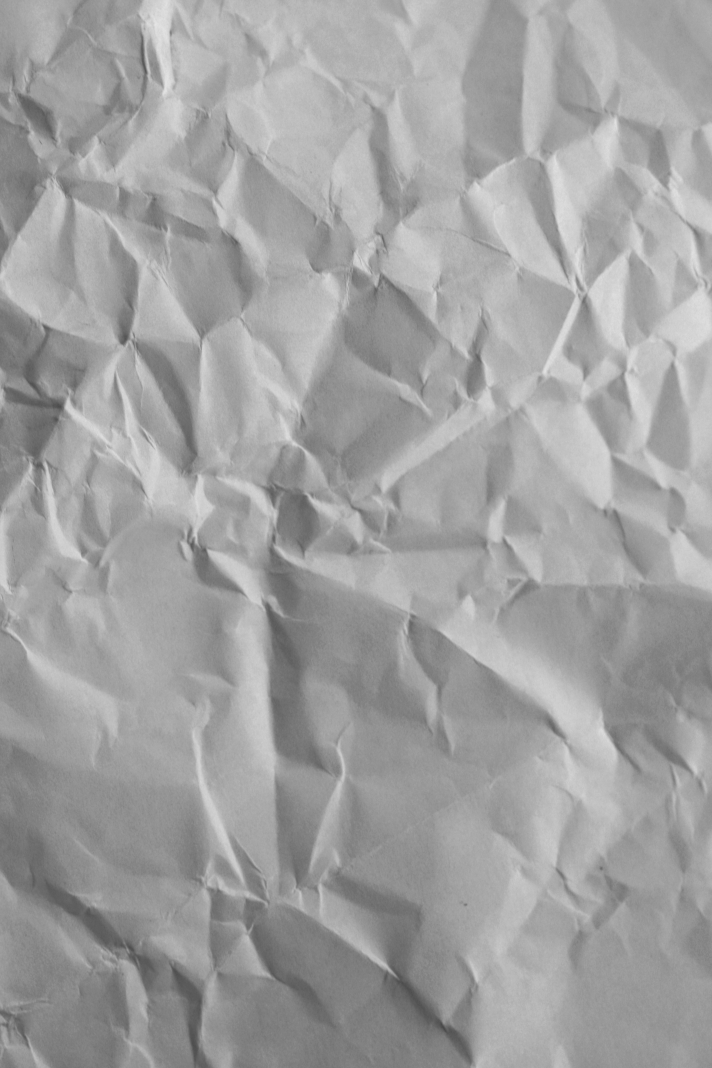
#> input picture resources/Free_crumpled_paper_texture_for_layers_(2978651767).jpg, 2848 x 4272 px, found by its file name (shown at 1/4 size)
$ python cut_paper.py
#> lines starting #> are read from the running program, lines starting #| are printed output that depends on the picture
# Cut the agency's crumpled-paper scan into three tiles, one per use.
#
# Three separate crops, from three non-overlapping regions of the sheet, at the
# agency's request: the same paper appearing in the hero, in the headlines and
# behind the whole page would read as one repeated stamp rather than as a
# material. Different creases each time.
#
# Two things are done to every crop:
#
# 1. MADE TILEABLE. The scan is a photograph of one sheet and its edges do not
#    meet. Anywhere the texture repeats — the page layer especially — a raw
#    crop shows a hard grid. Fixed by overlap-blending: take a crop slightly
#    larger than the tile and cross-fade the surplus band back over the
#    opposite edge, so left continues into right and top into bottom.
#
# 2. LIFTED TOWARD WHITE. These are multiply overlays. The scan averages 63%
#    grey, which multiplied over the whole page would drop it two stops — the
#    creases are what should show, not the paper's own tone. Pulling the mean
#    up to ~80% keeps the flats nearly untouched and lets the folds do the
#    work.

import os
import numpy as np
from PIL import Image

SRC = (r"D:\Personal\Projects\aliph-portfolio\resources"
       r"\Free_crumpled_paper_texture_for_layers_(2978651767).jpg")
OUT = r"D:\Personal\Projects\aliph-portfolio\prototype\assets\img"

# (name, left, top, tile size, crease strength)
#
# The sheet is 2848x4272 and each tile needs its own size PLUS the overlap band
# to cut from, so the footprint is 1400 for a 1200 tile. That leaves room for
# exactly three non-overlapping regions — top-left, middle-right, bottom-left —
# which is what these are. An earlier set at 1500 ran off the right edge and
# the assert below caught it.
#
# `gamma` lifts the mid-tones toward white BEFORE the crease strength is
# applied, which separates the two things that were fighting each other: how
# bright the flat paper is, and how dark the folds are. Below 1 it pushes the
# flats to white while leaving the creases where they are — so a tile can be
# high-contrast without being dark overall.
CROPS = [
    # the hero panel — a calm area, mostly broad folds
    ("paper-panel", 10, 10, 1200, 0.62, 1.0),
    # ⚠️ The headlines need FAR more contrast than the other two, and the
    # reason is easy to underestimate: the texture is clipped to the LETTERS,
    # so almost all of the tile is thrown away and each stroke shows only a
    # small patch. A curve that reads beautifully across a whole panel is
    # invisible inside a letterform — measured twice, and both first attempts
    # were rejected as "almost not visible".
    # So: a hard gamma to bring the folds out, and a small background-size in
    # the CSS so a stroke crosses several of them.
    #
    # ⚠️ But strength stays LOW, and that is the balance this took three passes
    # to find. The tile is multiplied into the cream, so how dark the creases
    # go decides what colour the letters end up: at 0.92 the deepest folds hit
    # 20/255 and the type stopped being cream at all — it read as grey paper on
    # ink. The flats have to stay near white so the cream survives, and only
    # the folds may darken. Contrast comes from the gamma, not from depth.
    ("paper-title", 1440, 1440, 1200, 0.42, 0.55),
    # the whole page — the softest of the three, since it covers everything
    ("paper-page", 10, 2860, 1200, 0.46, 1.0),
]
BLEND_FRAC = 6          # overlap band = tile / 6


def tileable(f, n, b):
    """Cross-fade the surplus band back over the opposite edge, both axes."""
    rx = np.linspace(0, 1, b, dtype=np.float32)[None, :]
    a = f[:, :n].copy()
    a[:, :b] = a[:, :b] * rx + f[:, n:n + b] * (1 - rx)
    ry = np.linspace(0, 1, b, dtype=np.float32)[:, None]
    out = a[:n, :].copy()
    out[:b, :] = out[:b, :] * ry + a[n:n + b, :] * (1 - ry)
    return out


def main():
    src = Image.open(SRC).convert("L")
    w, h = src.size
#> w = 2848; h = 4272
    report = []

    for name, x0, y0, n, strength, gamma in CROPS:
        b = n // BLEND_FRAC

        # ── choose where to cut ──
        # The overlap blend guarantees the tile is CONTINUOUS across the wrap,
        # but not that the wrap is inconspicuous: if the join happens to land
        # along a strong fold, that fold repeats at every tile boundary and
        # reads as a grid. Nothing is wrong with the pixels — the cut is just
        # in a bad place.
        # So try a few nearby origins and keep whichever puts the join in the
        # quietest part of the sheet. Measured, not guessed: the score is how
        # the join ranks among every other join in the resulting tile.
        best = None
        for dx in (0, 90, 180):
            for dy in (0, 90, 180):
                x, y = x0 + dx, y0 + dy
                if x + n + b > w or y + n + b > h:
                    continue
                g = np.asarray(src.crop((x, y, x + n + b, y + n + b)), np.float32)
                lo, hi = np.percentile(g, [1, 99])
                g = np.clip((g - lo) / max(hi - lo, 1e-6), 0, 1) ** gamma
                g = 1.0 - (1.0 - g) * strength
                t = np.clip(tileable(g * 255.0, n, b), 0, 255)
                cs = np.abs(np.diff(t, axis=1)).mean(axis=0)
                rs = np.abs(np.diff(t, axis=0)).mean(axis=1)
                score = max((cs < np.abs(t[:, -1] - t[:, 0]).mean()).mean(),
                            (rs < np.abs(t[-1, :] - t[0, :]).mean()).mean())
                if best is None or score < best[0]:
                    best = (score, x, y)
        assert best, "%s: no candidate origin fits on the sheet" % name
        _, x, y = best

        f = np.asarray(src.crop((x, y, x + n + b, y + n + b)), np.float32)

        # ⚠️ CURVE FIRST, THEN BLEND. Doing it the other way round put a
        # visible seam in the title tile: the cross-fade leaves a tiny residual
        # difference across the join, and a hard contrast curve applied
        # afterwards amplifies exactly that difference into a line. Curving the
        # source first means the blend is the last thing to touch the pixels,
        # so whatever it matches stays matched.
        lo, hi = np.percentile(f, [1, 99])
        f = np.clip((f - lo) / max(hi - lo, 1e-6), 0, 1)
        # gamma < 1 drives the flats toward white and leaves the folds behind
        f = f ** gamma
        # then cap how dark a crease is allowed to get
        f = 1.0 - (1.0 - f) * strength

        tile = np.clip(tileable(f * 255.0, n, b), 0, 255)

        img = Image.fromarray(tile.astype(np.uint8), "L")
        path = os.path.join(OUT, name + ".webp")
        img.save(path, "WEBP", quality=86, method=6)

        # ── is the join visible? ──
        # ⚠️ Compared against the DISTRIBUTION of every other join, not against
        # the mean step. A crease-heavy texture has a very skewed step
        # distribution — most pixel pairs are flat paper and a few are folds —
        # so the mean is tiny and any join that happens to land near a crease
        # looks like an outlier against it. That false-flagged a tile that was
        # structurally seamless by construction.
        # The honest question is whether the wrap join is unremarkable among
        # all the joins in the image, so: how does it rank?
        a = np.asarray(img, np.float32)
        col_steps = np.abs(np.diff(a, axis=1)).mean(axis=0)   # per column pair
        row_steps = np.abs(np.diff(a, axis=0)).mean(axis=1)
        seam_x = np.abs(a[:, -1] - a[:, 0]).mean()
        seam_y = np.abs(a[-1, :] - a[0, :]).mean()
        pct_x = (col_steps < seam_x).mean() * 100
        pct_y = (row_steps < seam_y).mean() * 100
        ok = pct_x < 99.5 and pct_y < 99.5
        report.append((name, path, ok))
        print("%-12s %5.0f KB  %dx%d  mean %.0f  min %.0f  "
              "join ranks %.1f%% / %.1f%% of all joins  %s"
              % (name, os.path.getsize(path) / 1e3, n, n, a.mean(), a.min(),
                 pct_x, pct_y, "seamless" if ok else "!! SEAM"))
#> this loop made 3 passes
#> (x, y, lo, hi, seam_x, seam_y, pct_x, pct_y) on passes 2 to 3: (1440, 1620, 125, 206, 2.59, 2.02, 98.92, 93.83), (190, 2860, 94, 197, 1.43, 1.24, 14.35, 25.35)
#> (lo, hi, seam_x, seam_y, pct_x, pct_y) on pass 1: (109, 205, 2.22, 2.06, 7.51, 35.03)
#| paper-panel    102 KB  1200x1200  mean 191  min 96  join ranks 7.5% / 35.0% of all joins  seamless
#| paper-title     61 KB  1200x1200  mean 215  min 147  join ranks 98.9% / 93.8% of all joins  seamless
#| paper-page      56 KB  1200x1200  mean 193  min 137  join ranks 14.3% / 25.4% of all joins  seamless
#> pass 1, in main, `f = np.asarray(src.crop((x, y, x + n + b, y + n + b)), np.float32)`:
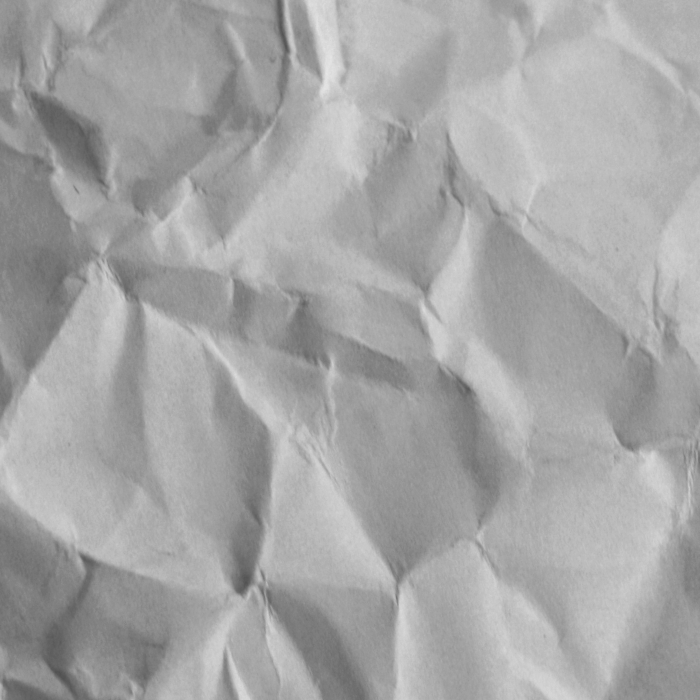
#> f: shape (1400, 1400) float32 (shown at 1/2 size); min 77, max 232, mean 165
#> pass 1, in main, `f = np.clip((f - lo) / max(hi - lo, 1e-6), 0, 1)`:
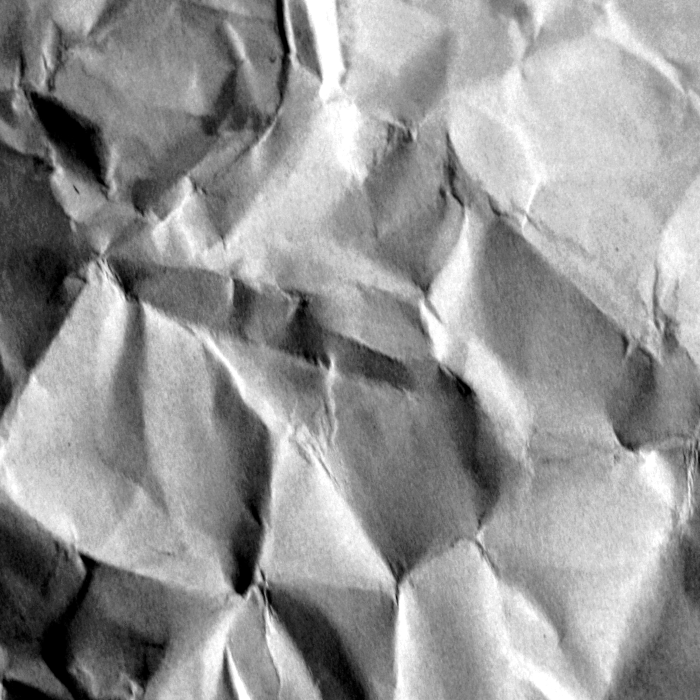
#> f: shape (1400, 1400) float32 (shown at 1/2 size); min 0, max 1, mean 0.584
#> pass 1, in main, `f = 1.0 - (1.0 - f) * strength`:
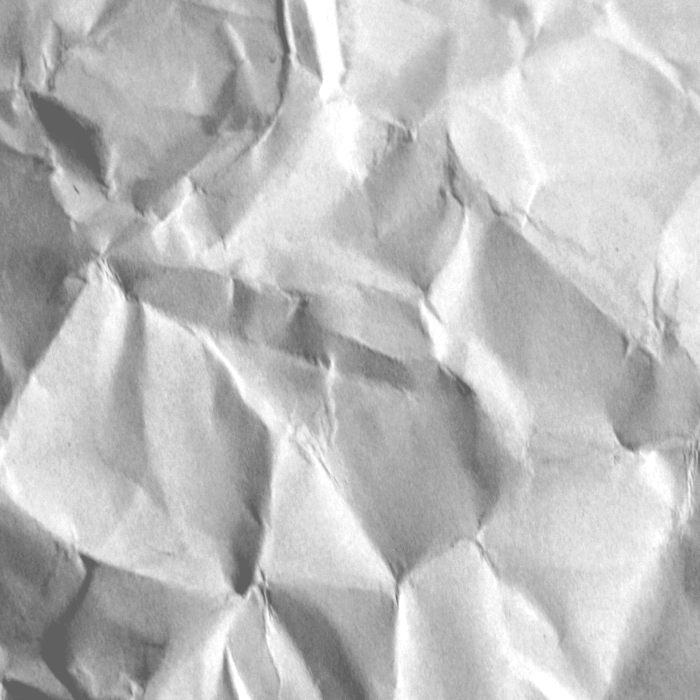
#> f: shape (1400, 1400) float32 (shown at 1/2 size); min 0.38, max 1, mean 0.742
#> pass 1, in tileable (call 10), `a = f[:, :n].copy()`:
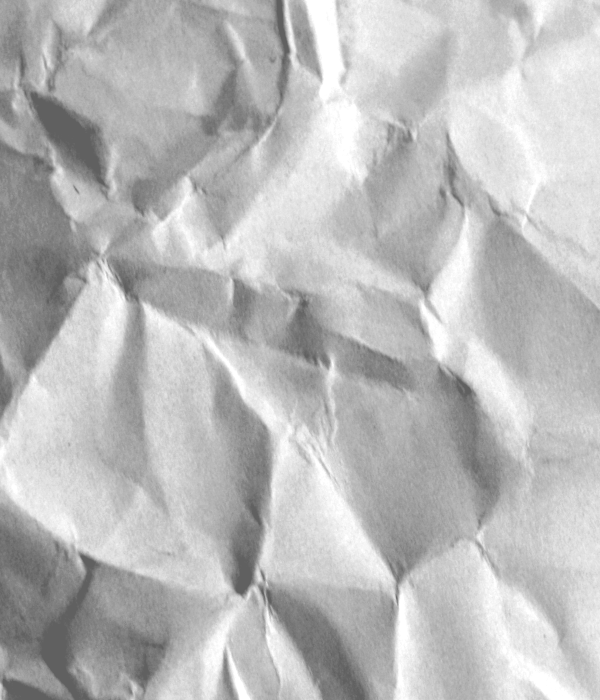
#> a: shape (1400, 1200) float32 (shown at 1/2 size); min 96.9, max 255, mean 187
#> after the loop:
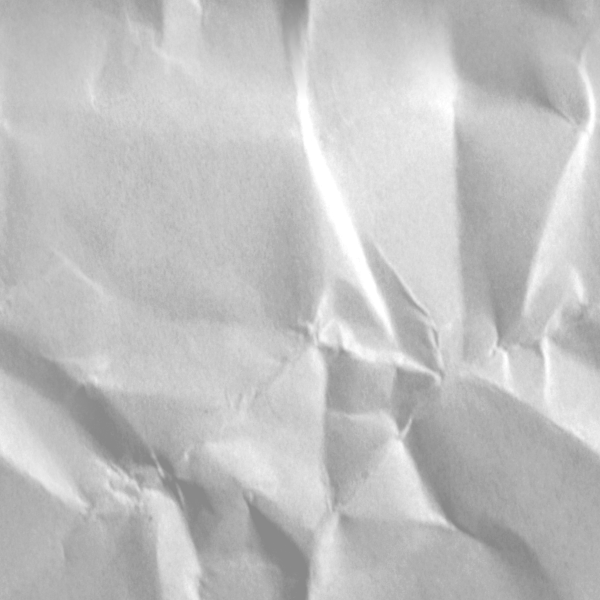
#> a: shape (1200, 1200) float32 (shown at 1/2 size); min 137, max 255, mean 192.8
#> after the loop:
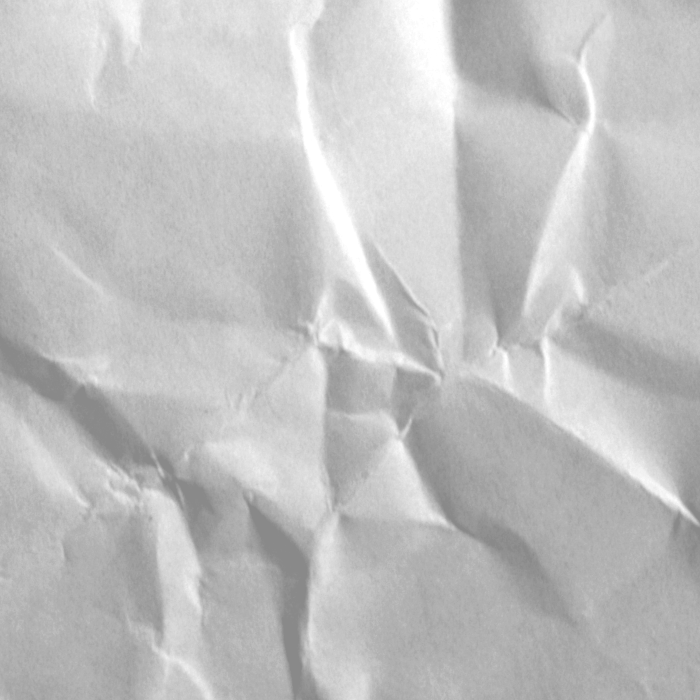
#> f: shape (1400, 1400) float32 (shown at 1/2 size); min 0.54, max 1, mean 0.756
#> after the loop, report = 3 items

    bad = [r for r in report if not r[-1]]
#> bad = []
    print("\n%d tiles, %d with a visible seam" % (len(report), len(bad)))
#| 3 tiles, 0 with a visible seam
    return 1 if bad else 0


if __name__ == "__main__":
    raise SystemExit(main())
#> (the program exits here)
